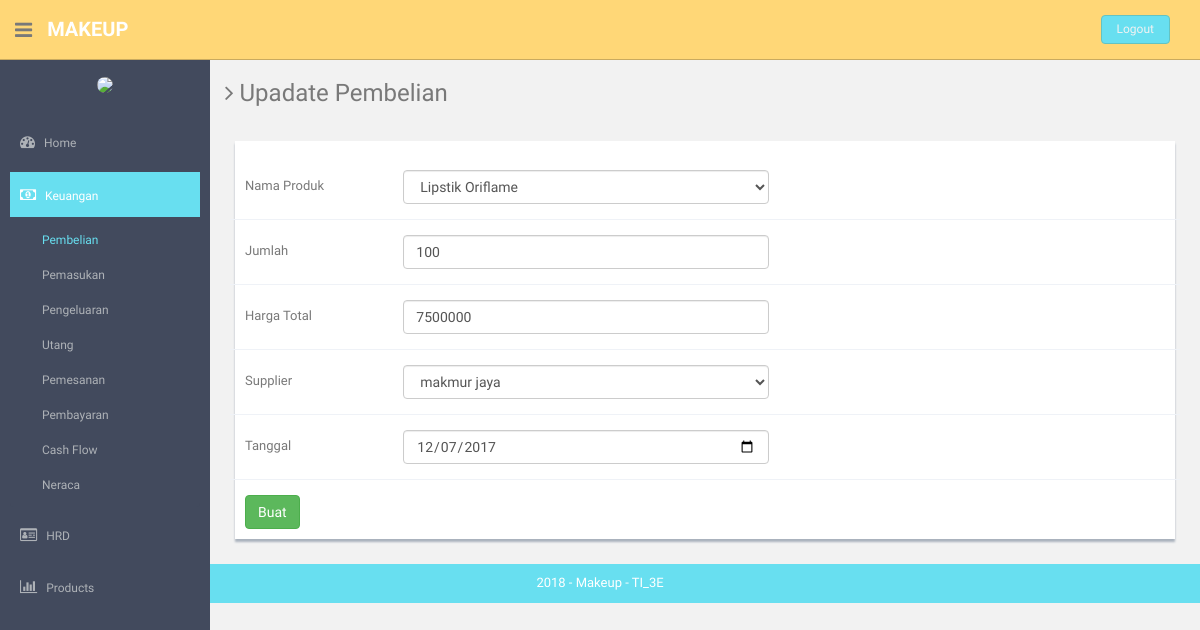
Page /index.php/pembelian/update/4 on the committed database.
### tables this page shows
CREATE TABLE `pembelian` (
  `id_pembelian` int(10) NOT NULL,
  `id_user` int(11) NOT NULL,
  `id_produk` int(10) NOT NULL,
  `qty` int(50) NOT NULL,
  `harga_total` int(50) NOT NULL,
  `id_supp` int(11) NOT NULL,
  `tgl_beli` date NOT NULL
);

### application/controllers/Pembelian.php (called while the page is built, shortened)
<?php
class Pembelian extends CI_Controller {
	public function __construct()
	{
		$this->load->helper('url','form');
		$this->load->library('form_validation');
		$this->load->model('produk_model');
		$this->load->model('pembelian_model');
		$this->load->model('supplier_model');
		$this->load->helper('html');
		$this->load->library('image_lib');
	}
	public function update($id){
		$this->form_validation->set_rules('id_produk','nama produk','trim|required');
		$this->form_validation->set_rules('jumlah','Jumlah','trim|required');
		$this->form_validation->set_rules('harga_total','Harga Total','trim|required');
		$this->form_validation->set_rules('tanggal','Tanggal','trim|required');
		if($this->form_validation->run()==FALSE){
			$object['pembelian']=$this->pembelian_model->getPembelian($id);
			$object['produk']=$this->produk_model->getDataProduk();
			$object['supplier']=$this->supplier_model->getDataSupplier();
			$cek['status'] = array(
        		      'home'=>'',
        		      'hrd'=>'',
        		      'keuangan'=>'active',
        		      'produk'=>'',
        		      'pembelian'=>'active',
        		      'pemasukan'=>'',
        		      'pengeluaran'=>'',
        		      'utang'=>'',
        		      'cash_flow'=>'',
        		      'neraca'=>'',
        		      'admin'=>'',
        		      'gaji'=>'',
        		      'golongan'=>'',
        		      'absensi'=>'',
        		      'user'=>'',
        		      'barang'=>'',
        		      'supplier'=>'',
        		      'kategori'=>'',
        		      );
			$this->load->view('component/header',$cek);
			$this->load->view('Pembelian/form_update_pembelian',$object);
			$this->load->view('component/footer');
		}else{
			$this->pembelian_model->update($id);
			redirect('pembelian','refresh');
		}
	}
}

### index.php (called while the page is built, shortened)
<?php
require_once BASEPATH.'core/CodeIgniter.php';

### application/models/Produk_model.php (called while the page is built, shortened)
<?php
class Produk_model extends CI_Model {
	public function getDataProduk()
	{
		$query = $this->db->query("SELECT id_produk, nama_produk, stok, harga_jual, harga_beli, id_kategori, deskripsi, gambar from produk");
		return $query->result();
	}
}

### application/models/Pembelian_model.php (called while the page is built, shortened)
<?php
class Pembelian_model extends CI_Model {
	public function getPembelian($id)
	{
		$this->db->where('id_pembelian',$id);
		$query = $this->db->get('pembelian');
		return $query->result();
	}
}

### application/models/Supplier_model.php (called while the page is built, shortened)
<?php
class Supplier_model extends CI_Model {
	public function getDataSupplier()
	{
		$query = $this->db->get('supplier');
		return $query->result();
	}
}

### application/views/Pembelian/form_update_pembelian.php (the view, shortened to what this page needs)
  <section id="main-content">
      <section class="wrapper">
        <h3><i class="fa fa-angle-right"></i> Upadate Pembelian</h3>
        <div class="row mt">
          <div class="col-lg-12">
              <div class="form-panel">
                  <br>
                   <?php
                    $attr = array('class' => 'form-horizontal style-form');
                   echo form_open_multipart('pembelian/update/'.$this->uri->segment(3),$attr);?>
                      <div class="form-group">
                          <label class="col-sm-2 col-sm-2 control-label">Nama Produk</label>
                          <div class="col-sm-5">
                              <select class="form-control" name="id_produk">
                              <?php foreach ($produk as $key) {?>
                                <?php if ($key->id_produk==$pembelian[0]->id_produk) {?>
                                <option selected value="<?php echo $key->id_produk; ?>"><?php echo $key->nama_produk; ?></option>
                                <?php } ?>
                              <?php } ?>
                              </select>
                          </div>
                      </div>
                     <div class="form-group">
                          <label class="col-sm-2 col-sm-2 control-label">Jumlah</label>
                          <div class="col-sm-5">
                              <input type="number" name="jumlah" class="form-control" value="<?php echo $pembelian[0]->qty ?>">
                          </div>
                      </div>
                      <div class="form-group">
                          <label class="col-sm-2 col-sm-2 control-label">Harga Total</label>
                          <div class="col-sm-5">
                              <input type="number" name="harga_total" class="form-control" value="<?php echo $pembelian[0]->harga_total ?>">
                          </div>
                      </div>
                      <div class="form-group">
                          <label class="col-sm-2 col-sm-2 control-label">Supplier</label>
                          <div class="col-sm-5">
                              <select class="form-control" name="id_supplier">
                              <?php foreach ($supplier as $key) {?>
                                <?php if ($key->id_supplier==$pembelian[0]->id_supp) {?>
                                <option selected value="<?php echo $key->id_supplier; ?>"><?php echo $key->nama; ?></option>
                                <?php } ?>
                              <?php } ?>
                              </select>
                          </div>
                      </div>
                      <div class="form-group">
                          <label class="col-sm-2 col-sm-2 control-label">Tanggal</label>
                          <div class="col-sm-5">
                              <input type="date" name="tanggal" class="form-control" value="<?php echo $pembelian[0]->tgl_beli ?>">
                          </div>
                      </div>
                       <input type="submit" class="btn btn-success" value="Buat" name="" id="">
              </div>
          </div>
        </div>
</section><! --/wrapper -->
  </section>

### assets/css/style.css (style rules this page uses)
body { color: #797979; background: #f2f2f2; font-family: 'Ruda', sans-serif; padding: 0px !important; margin: 0px !important; font-size:13px; }
.mt { margin-top: 25px; }
#main-content { margin-left: 210px; }
.wrapper { display: inline-block; margin-top: 60px; padding-left: 15px; padding-right: 15px; padding-bottom: 15px; padding-top: 0px; width: 100%; }
.form-panel { background: #ffffff; margin: 10px; padding: 10px; box-shadow: 0px 3px 2px #aab2bd; text-align: left; }
label { font-weight: 400; }
.form-horizontal.style-form .form-group { border-bottom: 1px solid #eff2f7; padding-bottom: 15px; margin-bottom: 15px; }
@media (min-width: 768px) { .form-horizontal .control-label { text-align: left; } }

### rows in the picture
pembelian: jumlah "100", harga_total "7500000", tanggal "12/07/2017"

### other values in the picture
form field id_produk "Lipstik Oriflame"
form field id_supplier "makmur jaya"
